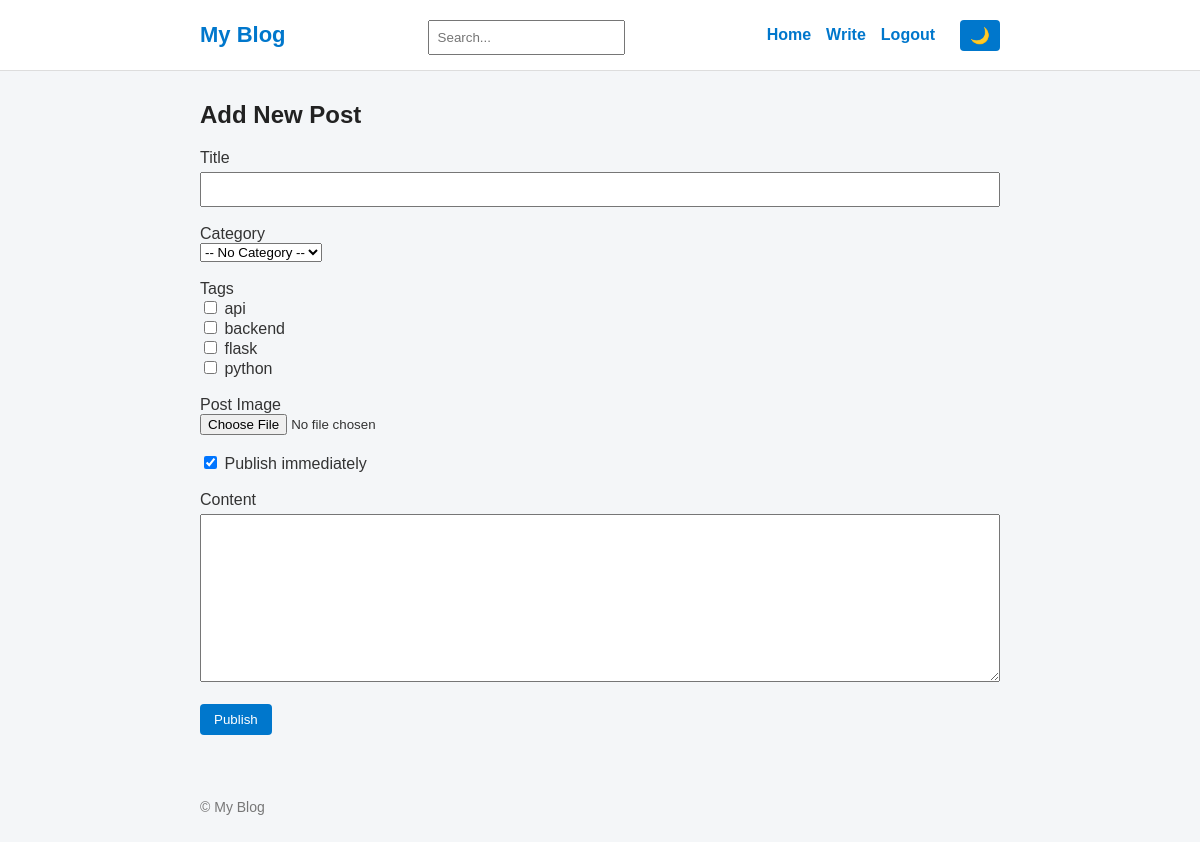
The page /admin (signed in) on the database its author committed.
### models.py (models this page shows)
class Tag(db.Model):
    id = db.Column(db.Integer, primary_key=True)
    name = db.Column(db.String(50), unique=True, nullable=False)
    posts = db.relationship(
        "Post",
        secondary=post_tags,
        back_populates="tags"
    )

### app.py (the view, shortened to what this page needs)
@app.route("/admin", methods=["GET", "POST"])
@login_required
def admin():
    categories = Category.query.order_by(Category.name).all()
    tags = Tag.query.order_by(Tag.name).all()
    return render_template(
        "admin.html",
        categories=categories,
        tags=tags
    )

### app.py (called while the page is built)
@login_manager.user_loader
def load_user(user_id):
    return User.query.get(int(user_id))

### templates/admin.html (shortened to what this page needs)
{% extends "base.html" %}
{% block content %}
<h2>Add New Post</h2>
<form method="POST" enctype="multipart/form-data">
    <label>Title</label><br>
    <input type="text" name="title" required><br><br>
    <label>Category</label><br>
    <select name="category_id">
        <option value="">-- No Category --</option>
    </select><br><br>
    <label>Tags</label><br>
    {% for tag in tags %}
        <label>
            <input type="checkbox" name="tags" value="{{ tag.id }}">
            {{ tag.name }}
        </label><br>
    {% endfor %}
    <br>
     <label>Post Image</label><br>
<input type="file" name="image" accept="image/*">
<br><br>
     <label>
    <input type="checkbox" name="is_published" checked>
    Publish immediately
</label>
<br><br>
<label>Content</label><br>
<textarea name="content" rows="10" required></textarea><br><br>
    <button type="submit">Publish</button>
</form>
{% endblock %}

### static/style.css (style rules this page uses)
body { font-family: Arial, Helvetica, sans-serif; background-color: #f4f6f8; color: #333; margin: 0; padding: 0; }
h1, h2, h3 { color: #222; }
form input[type="text"], form input[type="password"], form textarea { width: 100%; padding: 8px; margin-top: 5px; box-sizing: border-box; }
form textarea { resize: vertical; }
button { background: #0077cc; color: white; border: none; padding: 8px 14px; border-radius: 4px; cursor: pointer; }

### rows shown on the page
Tag: name "api"
Tag: name "backend"
Tag: name "flask"
Tag: name "python"
